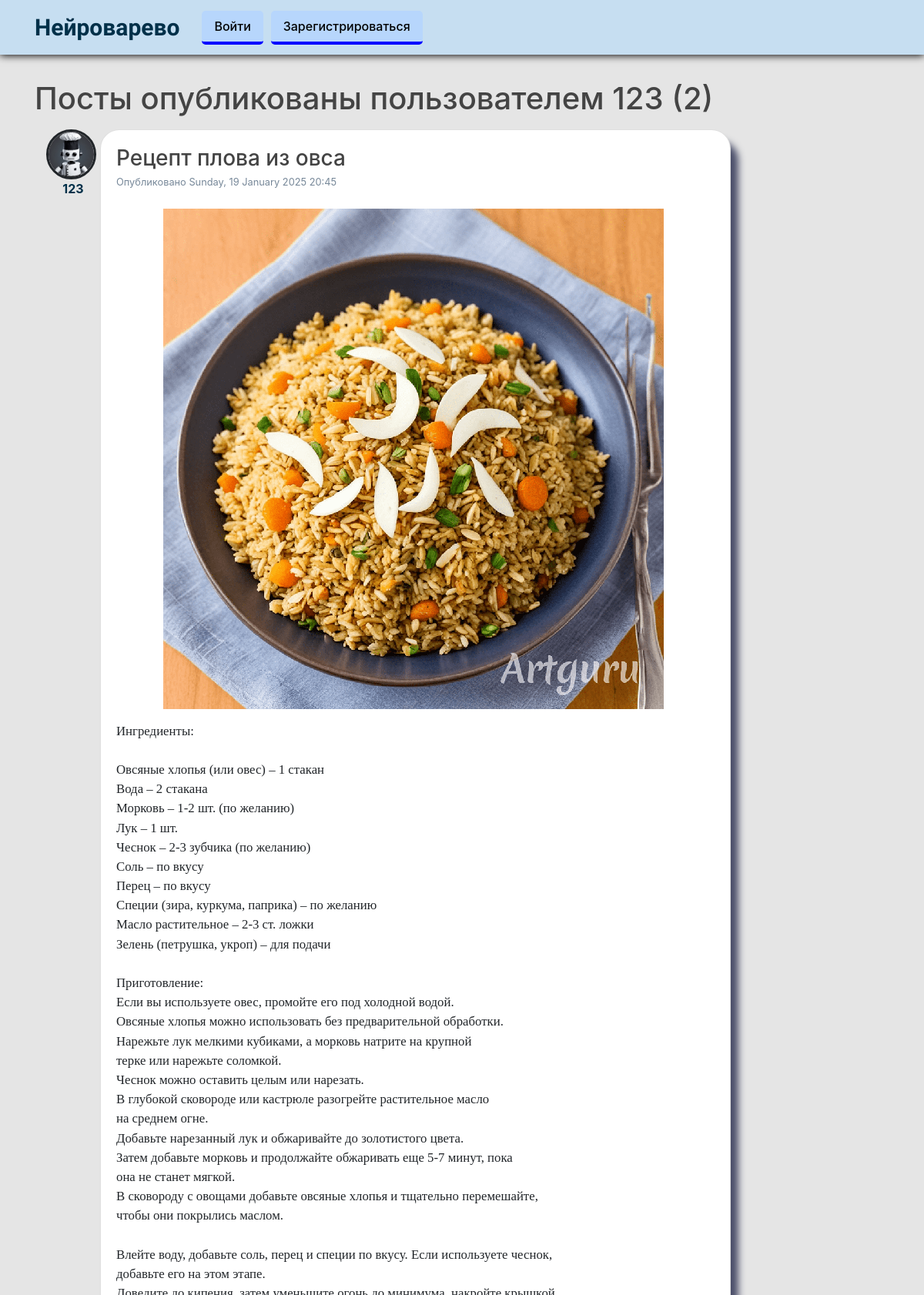
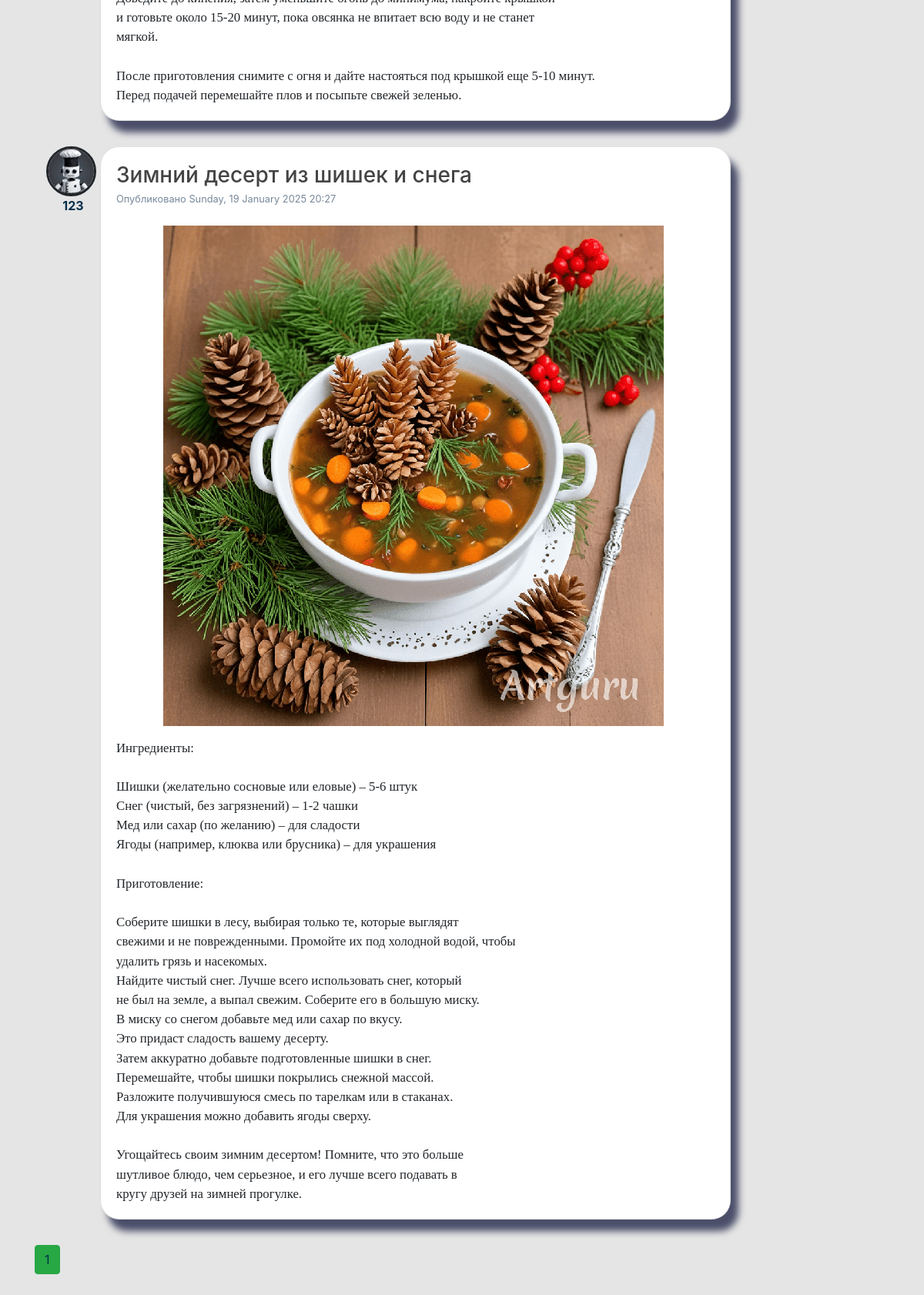
Page /user/123 on the committed database (2 pictures, top to bottom).
### test_flask/models.py (models this page shows, shortened)
class User(db.Model, UserMixin):
    id = db.Column(db.Integer, primary_key=True)
    username = db.Column(db.String(20), unique=True, nullable=False)
    email = db.Column(db.String(120), unique=True, nullable=False)
    image_file = db.Column(db.String(20), nullable=False,
                           default='default.png')
    password = db.Column(db.String(60), nullable=False)
    posts = db.relationship('Post', backref='author', lazy=True)

class Post(db.Model):
    id = db.Column(db.Integer, primary_key=True)
    title = db.Column(db.String(100), nullable=False)
    date_posted = db.Column(db.DateTime, nullable=False,
                            default=datetime.now())  # rework
    content = db.Column(db.Text, nullable=False)
    image_file = db.Column(db.String(20), nullable=False,
                           default='edf6ccd3be63b265.png')
    user_id = db.Column(db.Integer, db.ForeignKey('user.id'), nullable=False)
    comments = db.relationship('Comment', backref='title', lazy='select',
                               cascade='all, delete-orphan')

### test_flask/users/routes.py (the view)
@users.route("/user/<string:username>")
def user_posts(username):
    page = request.args.get('page', 1, type=int)
    user = User.query.filter_by(username=username).first_or_404()
    posts = Post.query.filter_by(author=user).order_by(Post.date_posted.desc()).paginate(page=page, per_page=5)
    return render_template('user_posts.html', posts=posts, user=user)

### test_flask/templates/user_posts.html (shortened to what this page needs)
{% extends "layout.html" %}
{% block content %}
<h1 class="mb-3">Посты опубликованы пользователем {{ user.username }} ({{ posts.total }})</h1>
{% for post in posts.items %}
<div class="container" style="display: flex;">
    <article class="media" style="display: flex; flex-direction: column;">
        <img class="rounded-circle article-img" style="margin-right: 5px; border: solid;"
             src="{{ url_for('static', filename='profile_pics/' + post.author.image_file) }}">
        <a href="{{ url_for('users.user_posts', username=post.author.username) }}" id="author"
           style="margin: 0 auto; font-weight: bold;">{{
            post.author.username }}</a>
    </article>
    <div class="card" style="margin-bottom: 20px;">
        <div class="card-body">
            <h3 class="card-title">{{ post.title }}</h3>
            <small>Опубликовано {{ post.date_posted.strftime('%A, %d %B %Y %H:%M') }}</small>
            <br>
            <br>
            {% if post.image_file %}
            <div class="form-group" style="text-align: center">
                <img style="margin-right: 5px;" src="{{ url_for('static',
                  filename='food_pics/' + post.image_file) }}">
            </div>
            {% endif %}
            <pre class="card-text">{{ post.content }}</pre>
        </div>
    </div>
</div>
{% endfor %}
{% for page_num in posts.iter_pages(left_edge=1, right_edge=1, left_current=1, right_current=2) %}
{% if page_num %}
{% if posts.page == page_num %}
<a class="btn btn-success mb-4" href="{{ url_for('users.user_posts', username=user.username, page=page_num) }}">{{
    page_num }}</a>
{% else %}
<a class="btn btn-outline-success mb-4" href="{{ url_for('users.user_posts', username=user.username, page=page_num) }}">{{
    page_num }}</a>
{% endif %}
{% else %}
...
{% endif %}
{% endfor %}
{% endblock content %}

### test_flask/templates/layout.html (shortened to what this page needs)
<!DOCTYPE html>
<html>
<head>
    <link rel="stylesheet" href="https://maxcdn.bootstrapcdn.com/bootstrap/4.0.0/css/bootstrap.min.css"
>
    <link rel="stylesheet" href="https://cdnjs.cloudflare.com/ajax/libs/font-awesome/4.7.0/css/font-awesome.min.css">
    <link rel="stylesheet" type="text/css" href="{{ url_for('static', filename='main.css') }}">
</head>
<body>
<header class="site-header">
    <nav class="navbar navbar-expand-md navbar-dark fixed-top">
        <div class="container">
            <a class="navbar-brand mr-4" href="/"
               style="color: rgb(7, 85, 173); font-family: 'Lobster', cursive; font-weight: 800; font-size: 30px; ">Нейроварево</a>
            {% if current_user.is_authenticated %}
            <h4 class="names">Привет, {{ current_user.username }}!</h4>
            <a class="nav-item nav-link navigation-links" href="{{ url_for('users.account') }}"><i
                    class="fa fa-user"></i>Профиль</a>
            <a class="nav-item nav-link navigation-links" href="{{ url_for('posts.new_post') }}"><i
                    class="fa fa-plus"></i> Новый пост</a>
            <a class="nav-item nav-link navigation-links" href="{{ url_for('posts.allpost') }}"><i class="fa fa-th"></i>
                Все записи</a>
            <a class="nav-item nav-link navigation-links" href="{{ url_for('users.logout') }}"><i
                    class="fa fa-sign-out"></i>Выйти</a>
            {% else %}
            <a class="nav-link nav-item navigation-links" href="{{ url_for('users.login') }}">Войти</a>
            <a class="nav-link nav-item navigation-links" href="{{ url_for('users.register') }}">Зарегистрироваться</a>
            {% endif %}
        </div>
    </nav>
</header>
<main role="main" class="container">
    <div class="row">
        <div class="col-md-10">
            {% block content %}{% endblock %}
        </div>
    </div>
</main>
</body>
</html>

### test_flask/static/main.css (style rules this page uses)
body { margin: 0; padding: 0; }
h1, h2, h3, h4, h5, h6 { color: #444444; }
.article-img { height: 65px; width: 65px; margin-right: 16px; }

### test_flask/templates/user_posts.html (style rules this page uses)
.container { margin-bottom: 0.8rem; }
.card { border-radius: 25px; background-color: white; box-shadow: 10px 15px 10px #4a4e69; width: 92%; }
.card-title { margin-bottom: 0 !important; }
a { color: #003049 !important; text-decoration: none; }
small { color: lightslategray; }

### test_flask/templates/layout.html (style rules this page uses)
.card-text { font-size: 1.05rem; font-family: 'Tangerine', serif; font-optical-sizing: auto; }
body { background-color: #e5e5e5; margin-top: 6.5rem; }
.navigation-links { color: black !important; font-weight: 500; background-color: rgb(183, 214, 252); border-radius: 5px; border-bottom: 4px solid blue; margin: 5px; background-size: 200% 200%; background-image: linear-gradient( transparent 50%, rgb(79, 128, 233) 50%); transition: background-position 300ms, color 300ms ease, border-color 300ms ease; }
.navbar { background-color: #c6def1; box-shadow: 0px 1px 10px black; }
.navbar .container { margin-bottom: 0; }

### rows in the picture
User: username "123"
Post: image_file (picture), author.username "123", title "Рецепт плова из овса", date_posted "Sunday, 19 January 2025 20:45", content "Ингредиенты: Овсяные хлопья (или овес) – 1 стакан Вода – 2 стакана Морковь – 1-2 шт. (по желанию) Лук – 1 шт. Чеснок – 2-3 зубчика (по желанию) Соль – по вкусу Перец – по вкусу Специи (зира, куркума, паприка) – по желанию Масло растительное – 2-3 ст. ложки Зелень (петрушка, укроп) – для подачи Приготовление: Если вы используете овес, промойте его под холодной водой. Овсяные хлопья можно использовать без предварительной обработки. Нарежьте лук мелкими кубиками, а морковь натрите на крупной терке или нарежьте соломкой. Чеснок можно оставить целым или нарезать. В глубокой сковороде или кастрюле разогрейте растительное масло на среднем огне. Добавьте нарезанный лук и обжаривайте до золотистого…"
Post: image_file (picture), author.username "123", title "Зимний десерт из шишек и снега", date_posted "Sunday, 19 January 2025 20:27", content "Ингредиенты: Шишки (желательно сосновые или еловые) – 5-6 штук Снег (чистый, без загрязнений) – 1-2 чашки Мед или сахар (по желанию) – для сладости Ягоды (например, клюква или брусника) – для украшения Приготовление: Соберите шишки в лесу, выбирая только те, которые выглядят свежими и не поврежденными. Промойте их под холодной водой, чтобы удалить грязь и насекомых. Найдите чистый снег. Лучше всего использовать снег, который не был на земле, а выпал свежим. Соберите его в большую миску. В миску со снегом добавьте мед или сахар по вкусу. Это придаст сладость вашему десерту. Затем аккуратно добавьте подготовленные шишки в снег. Перемешайте, чтобы шишки покрылись снежной массой. Разложите…"

### other values in the picture
{{ posts.total }} "2"
{{ page_num }} "1"
